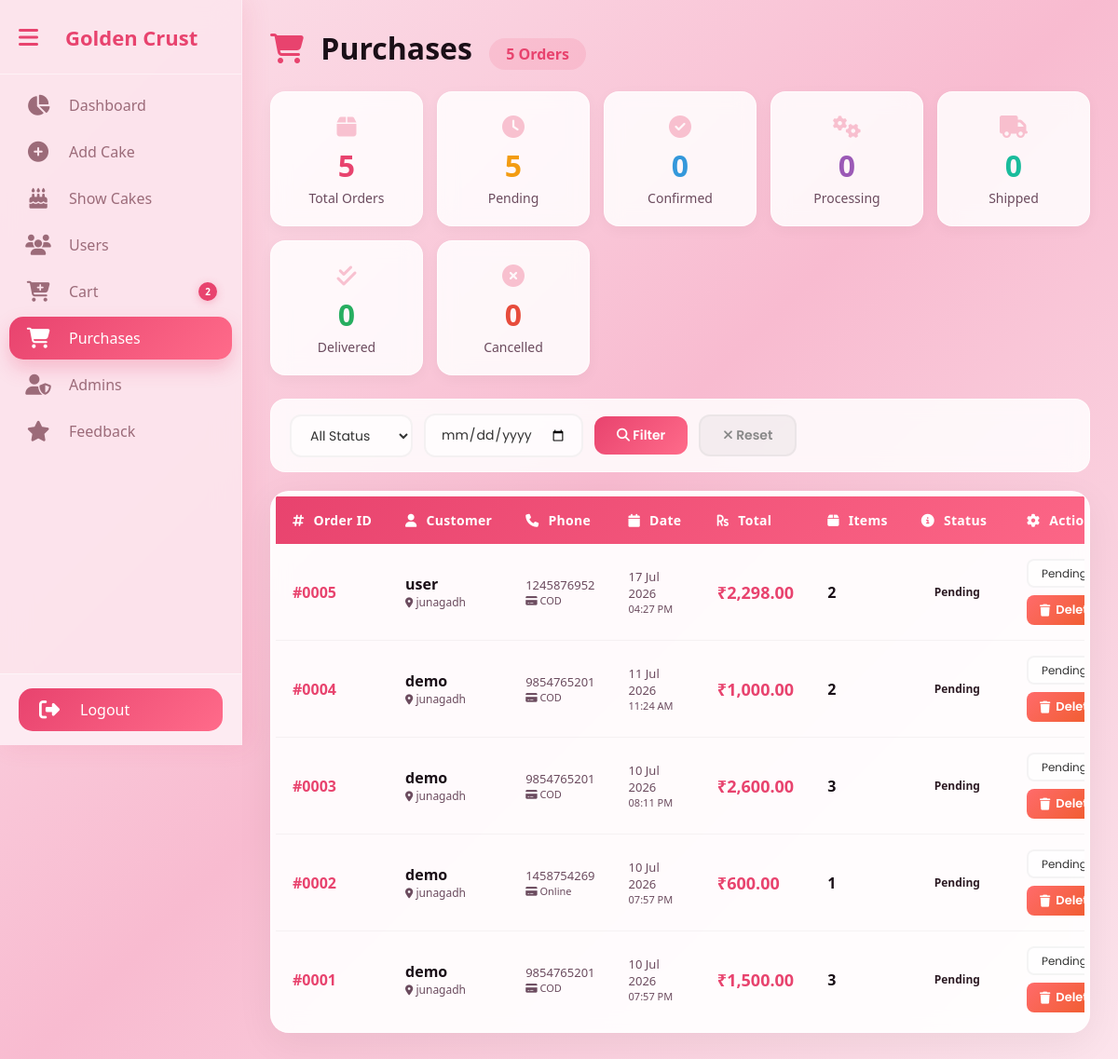
Page /project/admin/purchases.php (signed in) on the earlier database version.
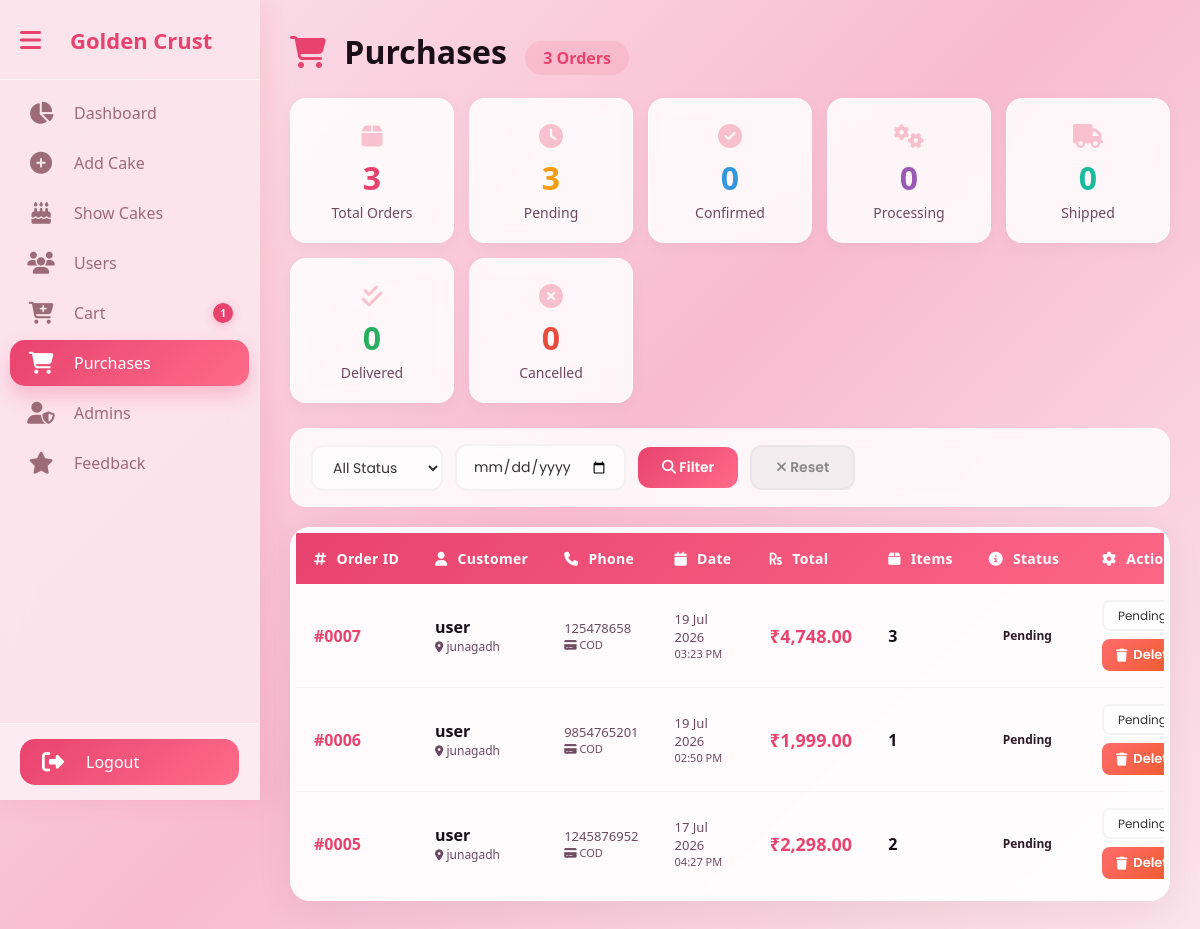
Same page on the later database version.
### tables this page shows
CREATE TABLE `orders` (
  `id` int(11) NOT NULL,
  `user_id` int(11) NOT NULL,
  `username` varchar(100) DEFAULT NULL,
  `total_amount` decimal(10,2) NOT NULL,
  `address` text NOT NULL,
  `phone` varchar(20) NOT NULL,
  `payment_method` varchar(50) DEFAULT NULL,
  `order_notes` text DEFAULT NULL,
  `order_date` datetime NOT NULL,
  `status` varchar(50) DEFAULT 'Pending'
);

### project/admin/purchases.php (the view, shortened to what the changed rows need)
<?php
$conn = mysqli_connect("localhost","root","","golden_crust");
$where_clause = "";
$query = "SELECT o.*,
          (SELECT COUNT(*) FROM order_items WHERE order_id = o.id) as item_count
          FROM orders o
          $where_clause
          ORDER BY o.id DESC";
$result = mysqli_query($conn, $query);
$total_orders = mysqli_num_rows($result);
$stats_query = "SELECT
    COUNT(*) as total,
    SUM(CASE WHEN status = 'pending' THEN 1 ELSE 0 END) as pending,
    SUM(CASE WHEN status = 'confirmed' THEN 1 ELSE 0 END) as confirmed,
    SUM(CASE WHEN status = 'processing' THEN 1 ELSE 0 END) as processing,
    SUM(CASE WHEN status = 'shipped' THEN 1 ELSE 0 END) as shipped,
    SUM(CASE WHEN status = 'delivered' THEN 1 ELSE 0 END) as delivered,
    SUM(CASE WHEN status = 'cancelled' THEN 1 ELSE 0 END) as cancelled
    FROM orders";
$stats_result = mysqli_query($conn, $stats_query);
$stats = mysqli_fetch_assoc($stats_result);
?>
<!DOCTYPE html>
<html>
<head>
    <link rel="stylesheet" href="https://cdnjs.cloudflare.com/ajax/libs/font-awesome/6.4.0/css/all.min.css">
</head>
<body>
<?php include "includes/sidebar.php"; ?>
<div class="main" id="main">
    <div class="page-header">
        <div class="title">
            <i class="fas fa-shopping-cart"></i> Purchases
            <span class="badge"><?php echo $total_orders; ?> Orders</span>
        </div>
    </div>
    <div class="stats-grid">
        <div class="stat-card">
            <div class="stat-icon"><i class="fas fa-box"></i></div>
            <div class="stat-number"><?php echo $stats['total'] ?? 0; ?></div>
            <div class="stat-label">Total Orders</div>
        </div>
        <div class="stat-card pending">
            <div class="stat-icon"><i class="fas fa-clock"></i></div>
            <div class="stat-number"><?php echo $stats['pending'] ?? 0; ?></div>
            <div class="stat-label">Pending</div>
        </div>
    </div>
    <div class="table-wrapper">
        <div class="table-scroll">
            <table>
                <thead>
                    <tr>
                        <th><i class="fas fa-hashtag"></i> Order ID</th>
                        <th><i class="fas fa-user"></i> Customer</th>
                        <th><i class="fas fa-phone"></i> Phone</th>
                        <th><i class="fas fa-calendar"></i> Date</th>
                        <th><i class="fas fa-rupee-sign"></i> Total</th>
                        <th><i class="fas fa-box"></i> Items</th>
                        <th><i class="fas fa-info-circle"></i> Status</th>
                        <th><i class="fas fa-cog"></i> Actions</th>
                    </tr>
                </thead>
                <tbody>
                    <?php if($total_orders > 0): ?>
                        <?php while($order = mysqli_fetch_assoc($result)): ?>
                            <tr>
                                <td class="order-id">#<?php echo str_pad($order['id'], 4, '0', STR_PAD_LEFT); ?></td>
                                <td>
                                    <div class="customer-name"><?php echo htmlspecialchars($order['username'] ?? 'Guest'); ?></div>
                                    <div class="customer-address"><i class="fas fa-map-marker-alt" style="font-size: 11px;"></i> <?php echo htmlspecialchars(substr($order['address'] ?? 'N/A', 0, 30)) . (strlen($order['address'] ?? '') > 30 ? '...' : ''); ?></div>
                                </td>
                                <td>
                                    <div class="customer-phone"><?php echo htmlspecialchars($order['phone'] ?? 'N/A'); ?></div>
                                    <div class="customer-phone" style="font-size: 11px; color: #6b4b5e;">
                                        <i class="fas fa-credit-card"></i> <?php echo htmlspecialchars($order['payment_method'] ?? 'N/A'); ?>
                                    </div>
                                </td>
                                <td>
                                    <div class="date-text"><?php echo date('d M Y', strtotime($order['order_date'])); ?></div>
                                    <div class="time-text"><?php echo date('h:i A', strtotime($order['order_date'])); ?></div>
                                </td>
                                <td class="amount-text">₹<?php echo number_format($order['total_amount'], 2); ?></td>
                                <td><span class="items-count"><?php echo $order['item_count'] ?? 0; ?></span></td>
                                <td>
                                    <span class="status-badge status-<?php echo $order['status']; ?>">
                                        <?php echo ucfirst($order['status']); ?>
                                    </span>
                                </td>
                                <td>
                                    <div class="action-btns">
                                        <form method="POST" class="status-form">
                                            <select name="status">
                                                <option value="pending" <?php echo $order['status'] == 'pending' ? 'selected' : ''; ?>>Pending</option>
                                            </select>
                                        </form>
                                        <a href="?delete=<?php echo $order['id']; ?>" class="btn-delete" onclick="return confirm('Delete this order and all its items?')">
                                            <i class="fas fa-trash"></i> Delete
                                        </a>
                                    </div>
                                </td>
                            </tr>
                        <?php endwhile; ?>
                    <?php endif; ?>
                </tbody>
            </table>
        </div>
    </div>
</div>
</body>
</html>

### project/admin/includes/sidebar.php (shortened to what the changed rows need)
<?php
$currentPage = basename($_SERVER['PHP_SELF']);
$conn = mysqli_connect("localhost","root","","golden_crust");
$cart_count_query = mysqli_query($conn, "SELECT COUNT(*) AS total FROM cart");
$cart_total = mysqli_fetch_assoc($cart_count_query);
$cart_count = $cart_total['total'] ?? 0;
?>
<link rel="stylesheet" href="https://cdnjs.cloudflare.com/ajax/libs/font-awesome/6.5.1/css/all.min.css">
<div class="sidebar" id="sidebar">
    <div class="top-section">
        <h2 class="logo-text">Golden Crust</h2>
    </div>
    <ul>
        <li>
            <a href="admin_cart.php" class="<?= ($currentPage=='admin_cart.php') ? 'active' : '' ?>">
                <i class="fas fa-cart-plus icon"></i>
                <span class="text">Cart</span>
                <?php if($cart_count > 0): ?>
                    <span class="badge"><?php echo $cart_count; ?></span>
                <?php endif; ?>
            </a>
        </li>
    </ul>
</div>

Differences in the rows shown:
removed orders: id "0004", username "demo", address "junagadh", phone "9854765201", payment_method "COD", order_date "11 Jul 2026", order_date "11:24 AM", total_amount "1,000.00", item_count "2", status "Pending"
removed orders: id "0003", username "demo", address "junagadh", phone "9854765201", payment_method "COD", order_date "10 Jul 2026", order_date "08:11 PM", total_amount "2,600.00", item_count "3", status "Pending"
removed orders: id "0002", username "demo", address "junagadh", phone "1458754269", payment_method "Online", order_date "10 Jul 2026", order_date "07:57 PM", total_amount "600.00", item_count "1", status "Pending"
removed orders: id "0001", username "demo", address "junagadh", phone "9854765201", payment_method "COD", order_date "10 Jul 2026", order_date "07:57 PM", total_amount "1,500.00", item_count "3", status "Pending"
added orders: id "0007", username "user", address "junagadh", phone "125478658", payment_method "COD", order_date "19 Jul 2026", order_date "03:23 PM", total_amount "4,748.00", item_count "3", status "Pending"
added orders: id "0006", username "user", address "junagadh", phone "9854765201", payment_method "COD", order_date "19 Jul 2026", order_date "02:50 PM", total_amount "1,999.00", item_count "1", status "Pending"
Other differences:
$cart_count: "2" → "1"
$total_orders: "5" → "3"
$stats['total']: "5" → "3"
$stats['pending']: "5" → "3"
